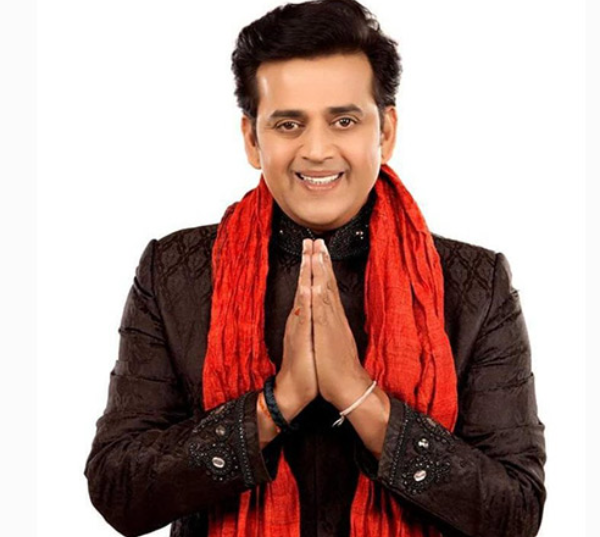
#> input picture raviQ10.png, 600 x 537 px
$ python Q10.py
#> lines starting #> are read from the running program, lines starting #| are printed output that depends on the picture
import cv2
import numpy as np
import matplotlib.pyplot as plt

# 1. Load image and set up center coordinates
img = cv2.imread('raviQ10.png')
#> img is the input picture: shape (537, 600, 3); mean B, G, R 146, 151, 179.3
img = cv2.cvtColor(img, cv2.COLOR_BGR2RGB)
h, w = img.shape[:2]
#> h = 537; w = 600

# Define 2D transformation matrices
A1 = np.array([[2, 0], [0, 0.5]])       # Scaling
A2 = np.array([[0, -1], [1, 0]])       # 90° CCW Rotation
A3 = np.array([[1, 1], [0, 1]])        # Horizontal Shear
A4 = np.array([[-1, 0], [0, 1]])       # Reflection in y-axis
A5_vis = np.array([[1, 0], [0, 0.01]]) # X-axis projection (scaled for visualization)

matrices = [A1, A2, A3, A4, A5_vis]
titles = [
    'A1: Scaling',
    'A2: 90° Rotation',
    'A3: Horizontal Shear',
    'A4: Y-Axis Reflection',
    'A5: X-Axis Projection'
]

def transform_and_fit(image, A):
    h, w = image.shape[:2]

    # 1. Define corners relative to image center (0,0)
    corners = np.array([
        [-w/2, -h/2],
        [ w/2, -h/2],
        [ w/2,  h/2],
        [-w/2,  h/2]
    ])

    # 2. Transform corner points to find dynamic canvas limits
    transformed_corners = (A @ corners.T).T

    x_min, x_max = transformed_corners[:, 0].min(), transformed_corners[:, 0].max()
    y_min, y_max = transformed_corners[:, 1].min(), transformed_corners[:, 1].max()

    new_w = int(np.ceil(x_max - x_min)) + 20
    new_h = int(np.ceil(y_max - y_min)) + 20

    # 3. Build Affine Matrix: Shift Center -> Apply A -> Shift to New Canvas Center
    T_to_center = np.array([[1, 0, -w/2], [0, 1, -h/2], [0, 0, 1]], dtype=float)

    T_affine = np.eye(3, dtype=float)
    T_affine[0:2, 0:2] = A

    T_from_center = np.array([[1, 0, new_w/2], [0, 1, new_h/2], [0, 0, 1]], dtype=float)

    # Combine transformations
    M = T_from_center @ T_affine @ T_to_center
    affine_2x3 = M[0:2, :]

    # 4. Warp image with calculated canvas size
    transformed_img = cv2.warpAffine(
        image,
        affine_2x3,
        (new_w, new_h),
        flags=cv2.INTER_LINEAR,
        borderMode=cv2.BORDER_CONSTANT,
        borderValue=(255, 255, 255) # White padding
    )
    return transformed_img

# Plotting the original and transformed images
fig, axes = plt.subplots(2, 3, figsize=(15, 10))
axes = axes.ravel()

# Original Image
axes[0].imshow(img)
axes[0].set_title('Original Image', fontsize=12)
axes[0].axis('on') # Display pixel axes

# Transformed Images
for i, (matrix, title) in enumerate(zip(matrices, titles)):
    out_img = transform_and_fit(img, matrix)
    axes[i+1].imshow(out_img)
    axes[i+1].set_title(title, fontsize=12)
    axes[i+1].axis('on') # Display pixel axes
#> this loop made 5 passes
#> pass 1, in transform_and_fit, `transformed_img = cv2.warpAffine( image, affine_2x3, (new_w, new_h), f..`:
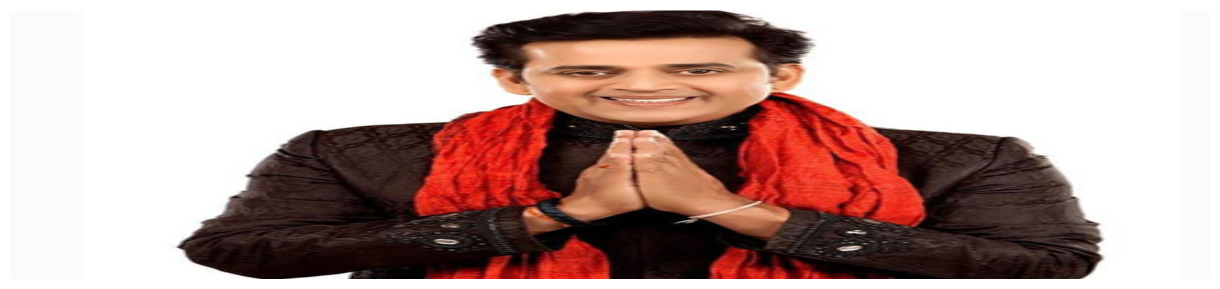
#> transformed_img: shape (289, 1220, 3); mean R, G, B 185.9, 160.1, 155.5
#> pass 2, in transform_and_fit (call 2), `transformed_img = cv2.warpAffine( image, affine_2x3, (new_w, new_h), f..`:
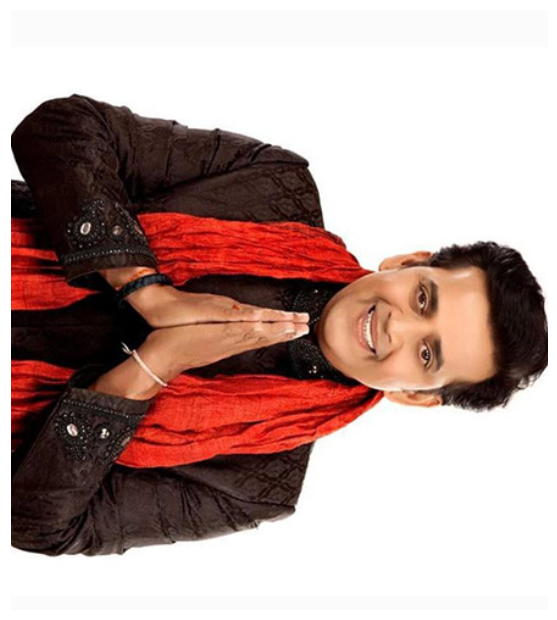
#> transformed_img: shape (620, 557, 3); mean R, G, B 184.3, 158, 153.3
#> pass 3, in transform_and_fit (call 3), `transformed_img = cv2.warpAffine( image, affine_2x3, (new_w, new_h), f..`:
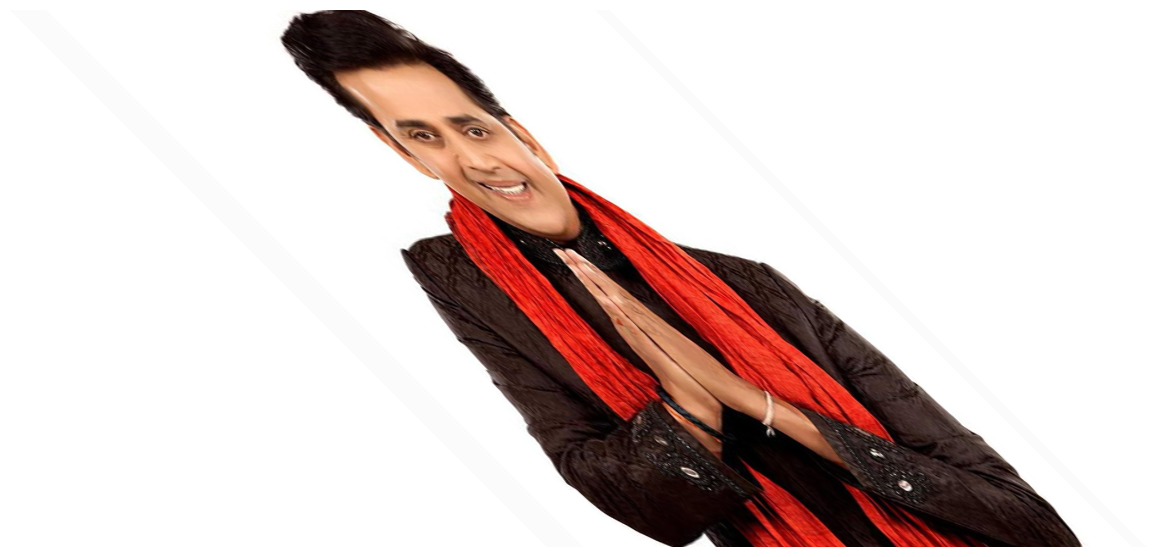
#> transformed_img: shape (557, 1157, 3); mean R, G, B 217.1, 203, 200.5

plt.tight_layout()
plt.show()
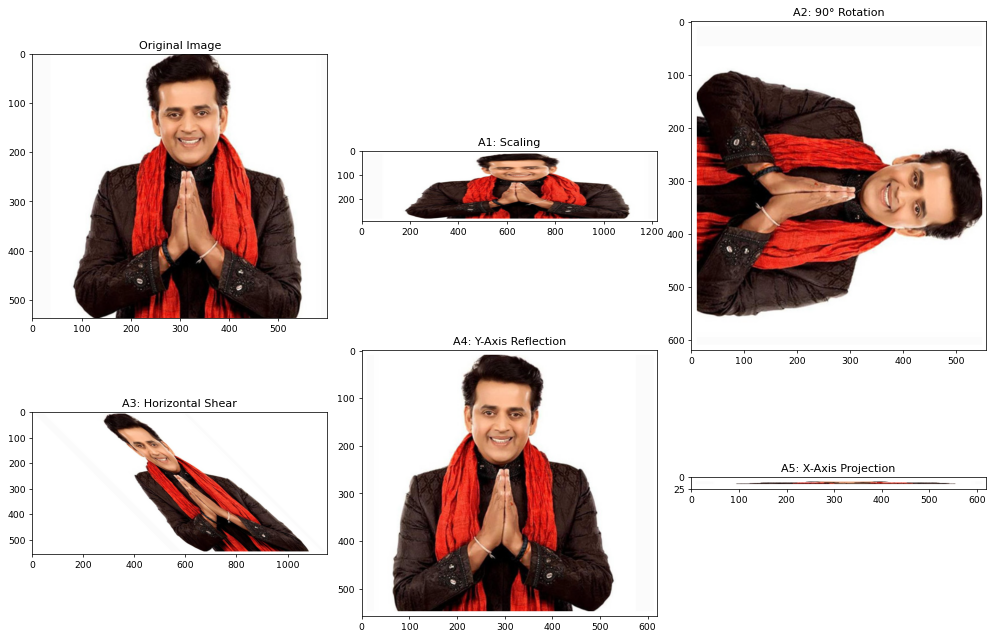
#> figure drawn by matplotlib, 6 panels
